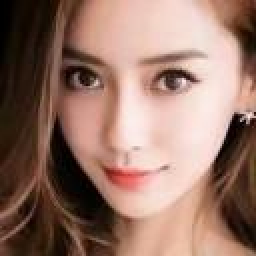
#> input picture Images/1.jpg, 128 x 128 px, found by its file name (shown 2 times larger)
$ python PCA.py
#> lines starting #> are read from the running program, lines starting #| are printed output that depends on the picture
import numpy as np
import cv2 as cv


# 数据中心化
def Z_centered(dataMat):
    rows, cols = dataMat.shape
    meanVal = np.mean(dataMat, axis=0)  # 按列求均值，即求各个特征的均值
    meanVal = np.tile(meanVal, (rows, 1))
    newdata = dataMat - meanVal
    return newdata, meanVal


# 协方差矩阵
def Cov(dataMat):
    meanVal = np.mean(data, 0)  # 压缩行，返回1*cols矩阵，对各列求均值
    meanVal = np.tile(meanVal, (rows, 1))  # 返回rows行的均值矩阵
    Z = dataMat - meanVal
    Zcov = (1 / (rows - 1)) * Z.T * Z
    return Zcov


# 最小化降维造成的损失，确定k
def Percentage2n(eigVals, percentage):
    sortArray = np.sort(eigVals)  # 升序
    sortArray = sortArray[-1::-1]  # 逆转，即降序
    arraySum = sum(sortArray)
    tmpSum = 0
    num = 0
    for i in sortArray:
        tmpSum += i
        num += 1
        if tmpSum >= arraySum * percentage:
            return num


# 得到最大的k个特征值和特征向量
def EigDV(covMat, p):
    D, V = np.linalg.eig(covMat)  # 得到特征值和特征向量
    k = Percentage2n(D, p)  # 确定k值
    print("保留99%信息，降维后的特征个数：" + str(k) + "\n")
    eigenvalue = np.argsort(D)
    K_eigenValue = eigenvalue[-1:-(k + 1):-1]
    K_eigenVector = V[:, K_eigenValue]
    return K_eigenValue, K_eigenVector


# 得到降维后的数据
def getlowDataMat(DataMat, K_eigenVector):
    return DataMat * K_eigenVector


# 重构数据
def Reconstruction(lowDataMat, K_eigenVector, meanVal):
    reconDataMat = lowDataMat * K_eigenVector.T + meanVal
    return reconDataMat


# PCA算法
def PCA(data, p):
    dataMat = np.float32(np.mat(data))
    # 数据中心化
    dataMat, meanVal = Z_centered(dataMat)
    # 计算协方差矩阵
    # covMat = Cov(dataMat)
    covMat = np.cov(dataMat, rowvar=0)
    # 得到最大的k个特征值和特征向量
    D, V = EigDV(covMat, p)
    # 得到降维后的数据
    lowDataMat = getlowDataMat(dataMat, V)
    # 重构数据
    reconDataMat = Reconstruction(lowDataMat, V, meanVal)
    return reconDataMat


def main():
    imagePath = 'C:/Users/xxh/Desktop/PCA/1.jpg'
    image = cv.imread(imagePath)
#> image is the input picture: shape (128, 128, 3); mean B, G, R 103.4, 116.4, 149.8
    image = cv.cvtColor(image, cv.COLOR_BGR2GRAY)
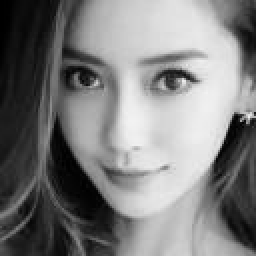
#> image: shape (128, 128) (shown 2 times larger); min 0, max 242, mean 124.9
    rows, cols = image.shape
#> rows = 128; cols = 128
    print("降维前的特征个数：" + str(cols) + "\n")
#| 降维前的特征个数：128
    print(image)
#> (printed output is left out)
    print('----------------------------------------')
    reconImage = PCA(image, 0.99)
#> in Z_centered, `meanVal = np.tile(meanVal, (rows, 1))`:
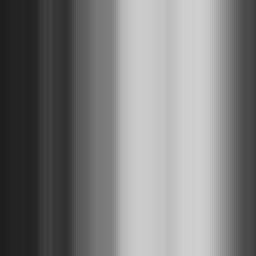
#> meanVal: shape (128, 128) float32 (shown 2 times larger); min 30.12, max 207.8, mean 124.9
#> in Z_centered, `newdata = dataMat - meanVal`:
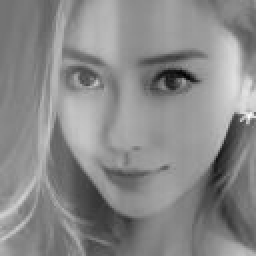
#> newdata: shape (128, 128) float32 (shown 2 times larger); min -189.9, max 162.6, mean 0; drawn with min black and max white
#> in PCA, `covMat = np.cov(dataMat, rowvar=0)`:
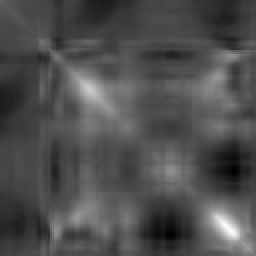
#> covMat: shape (128, 128) float64 (shown 2 times larger); min -2247.7, max 6177.3, mean 370.5; drawn with min black and max white
#> in EigDV, `D, V = np.linalg.eig(covMat)`:
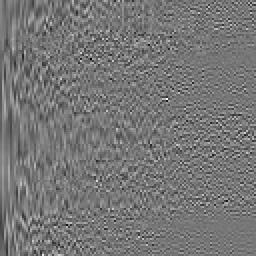
#> V: shape (128, 128) float64 (shown 2 times larger); min -0.472, max 0.54, mean -0.000473; drawn with min black and max white
#> in EigDV, `D, V = np.linalg.eig(covMat)`: D = 128 values, max 105117.1 at index 0, min 8.04e-14 at index 113, mean 2052.7
#> in Percentage2n, `sortArray = np.sort(eigVals)`: sortArray = 128 values from 8.04e-14 to 105117.1
#> in Percentage2n, `sortArray = sortArray[-1::-1]`: sortArray = 128 values, max 105117.1 at index 0, min 8.04e-14 at index 127, mean 2052.7
#> in Percentage2n, `arraySum = sum(sortArray)`: arraySum = 262742.3
#> the loop in Percentage2n, `for i in sortArray:` made 26 passes
#> (i, tmpSum) on passes 1 to 12: (105117.1, 105117.1), (65329.2, 170446.3), (22954.9, 193401.2), (17318.1, 210719.2), (11692.1, 222411.3), (9776.5, 232187.9), (5331.7, 237519.6), (3726, 241245.5), (3051.6, 244297.1), (2507.3, 246804.4), (1971.1, 248775.6), (1794.3, 250569.8)
#> after the loop in Percentage2n, `for i in sortArray:`: num = 26; tmpSum = 260333.8
#> in EigDV, `k = Percentage2n(D, p)`: k = 26
#| 保留99%信息，降维后的特征个数：26
#> in EigDV, `eigenvalue = np.argsort(D)`: eigenvalue = 128 values, max 127 at index 6, min 0 at index 127, mean 63.5
#> in EigDV, `K_eigenValue = eigenvalue[-1:-(k + 1):-1]`: K_eigenValue = 26 values from 0 to 25
#> in EigDV, `K_eigenVector = V[:, K_eigenValue]`:
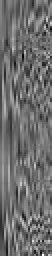
#> K_eigenVector: shape (128, 26) float64 (shown 2 times larger); min -0.336, max 0.434, mean -0.0028; drawn with min black and max white
#> in getlowDataMat, `return DataMat * K_eigenVector`:
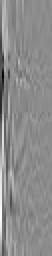
#> returned value: shape (128, 26) float64 (shown 2 times larger); min -662.3, max 542.4, mean 0; drawn with min black and max white
    reconImage = reconImage.astype(np.uint8)
    print(reconImage)
#> (printed output is left out)
    cv.imshow('test', reconImage)
    cv.waitKey(0)
    cv.destroyAllWindows()


if __name__ == '__main__':
    main()

$ run again, with Images/11.jpg copied over Images/1.jpg
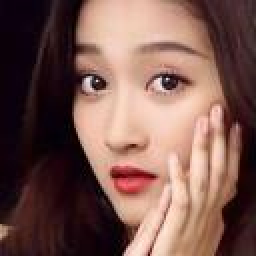
#> input picture Images/11.jpg, 128 x 128 px, found by its file name (shown 2 times larger)
#> in main, image is the input picture: shape (128, 128, 3); mean B, G, R 80.6, 88.3, 121.9
#> image: shape (128, 128)
#| 降维前的特征个数：128
#> (printed output is left out)
#> in EigDV, `D, V = np.linalg.eig(covMat)`:
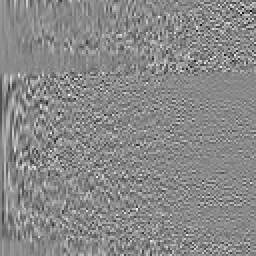
#> V: shape (128, 128) float64 (shown 2 times larger); min -0.495, max 0.425, mean -2.97e-05; drawn with min black and max white
#> in EigDV, `D, V = np.linalg.eig(covMat)`: D = 128 values, max 122085.1 at index 0, min -8.37e-14 at index 124, mean 2055.4
#> in Percentage2n, `sortArray = np.sort(eigVals)`: sortArray = 128 values from -8.37e-14 to 122085.1
#> in Percentage2n, `sortArray = sortArray[-1::-1]`: sortArray = 128 values, max 122085.1 at index 0, min -8.37e-14 at index 127, mean 2055.4
#> arraySum = 263094.4
#> the loop in Percentage2n, `for i in sortArray:` made 25 passes
#> (i, tmpSum) on passes 1 to 8: (122085.1, 122085.1), (46866.5, 168951.6), (26574.2, 195525.9), (20109.5, 215635.4), (10700.5, 226335.8), (8593.7, 234929.5), (5365.3, 240294.8), (4214.4, 244509.2)
#> after the loop in Percentage2n, `for i in sortArray:`: num = 25; tmpSum = 260603.7
#> k = 25
#| 保留99%信息，降维后的特征个数：25
#> eigenvalue = 128 values, max 127 at index 2, min 0 at index 127, mean 63.5
#> K_eigenValue = 25 values from 0 to 24
#> in getlowDataMat, `return DataMat * K_eigenVector`:
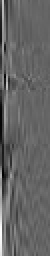
#> returned value: shape (128, 25) float64 (shown 2 times larger); min -440.7, max 669.7, mean 0; drawn with min black and max white
#> (printed output is left out)

$ run again, with Images/12.jpg copied over Images/1.jpg
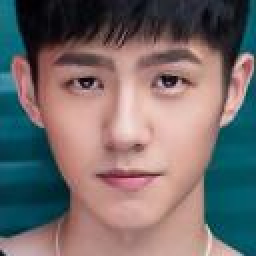
#> input picture Images/12.jpg, 128 x 128 px, found by its file name (shown 2 times larger)
#> in main, image is the input picture: shape (128, 128, 3); mean B, G, R 107.2, 107.4, 116.6
#> image: shape (128, 128)
#| 降维前的特征个数：128
#> (printed output is left out)
#> in EigDV, `D, V = np.linalg.eig(covMat)`:
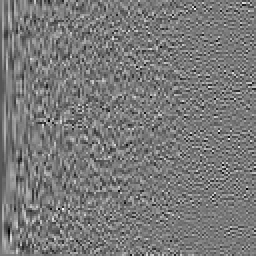
#> V: shape (128, 128) float64 (shown 2 times larger); min -0.371, max 0.406, mean -0.000561; drawn with min black and max white
#> in EigDV, `D, V = np.linalg.eig(covMat)`: D = 128 values, max 216015.4 at index 0, min -2.2e-13 at index 126, mean 2565.9
#> in Percentage2n, `sortArray = np.sort(eigVals)`: sortArray = 128 values from -2.2e-13 to 216015.4
#> in Percentage2n, `sortArray = sortArray[-1::-1]`: sortArray = 128 values, max 216015.4 at index 0, min -2.2e-13 at index 127, mean 2565.9
#> arraySum = 328429.3
#> the loop in Percentage2n, `for i in sortArray:` made 22 passes
#> (i, tmpSum) on passes 1 to 8: (216015.4, 216015.4), (52298.1, 268313.5), (17905.6, 286219.1), (8696.3, 294915.4), (6692.1, 301607.4), (4914.7, 306522.1), (3192.7, 309714.7), (2837.6, 312552.3)
#> after the loop in Percentage2n, `for i in sortArray:`: num = 22; tmpSum = 325345.6
#> k = 22
#| 保留99%信息，降维后的特征个数：22
#> eigenvalue = 128 values, max 127 at index 1, min 0 at index 127, mean 63.5
#> K_eigenValue = 22 values from 0 to 21
#> in Reconstruction, `reconDataMat = lowDataMat * K_eigenVector.T + meanVal`:
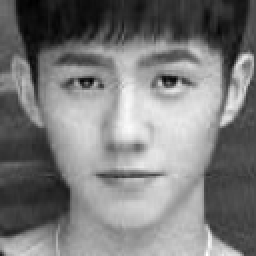
#> reconDataMat: shape (128, 128) float64 (shown 2 times larger); min -4.93, max 232.2, mean 110.1; drawn with min black and max white
#> (printed output is left out)

$ run again, with Images/13.jpg copied over Images/1.jpg
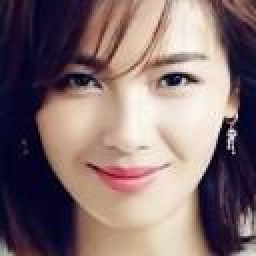
#> input picture Images/13.jpg, 128 x 128 px, found by its file name (shown 2 times larger)
#> in main, image is the input picture: shape (128, 128, 3); mean B, G, R 111.1, 110.1, 130.4
#> image: shape (128, 128)
#| 降维前的特征个数：128
#> (printed output is left out)
#> in EigDV, `D, V = np.linalg.eig(covMat)`: D = 128 values, max 138164.3 at index 0, min -2.45e-13 at index 123, mean 2594.7
#> in Percentage2n, `sortArray = np.sort(eigVals)`: sortArray = 128 values from -2.45e-13 to 138164.3
#> in Percentage2n, `sortArray = sortArray[-1::-1]`: sortArray = 128 values, max 138164.3 at index 0, min -2.45e-13 at index 127, mean 2594.7
#> arraySum = 332124.3
#> the loop in Percentage2n, `for i in sortArray:` made 30 passes
#> (i, tmpSum) on passes 1 to 8: (138164.3, 138164.3), (80848.9, 219013.2), (26325.8, 245339), (19868.3, 265207.3), (16352.5, 281559.8), (9929.4, 291489.2), (5802.9, 297292.1), (5100.9, 302393)
#> after the loop in Percentage2n, `for i in sortArray:`: num = 30; tmpSum = 329065.1
#> k = 30
#| 保留99%信息，降维后的特征个数：30
#> eigenvalue = 128 values, max 127 at index 3, min 0 at index 127, mean 63.5
#> K_eigenValue = 30 values from 0 to 29
#> in getlowDataMat, `return DataMat * K_eigenVector`:
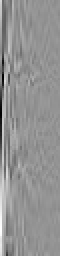
#> returned value: shape (128, 30) float64 (shown 2 times larger); min -735.7, max 536, mean 0; drawn with min black and max white
#> (printed output is left out)
